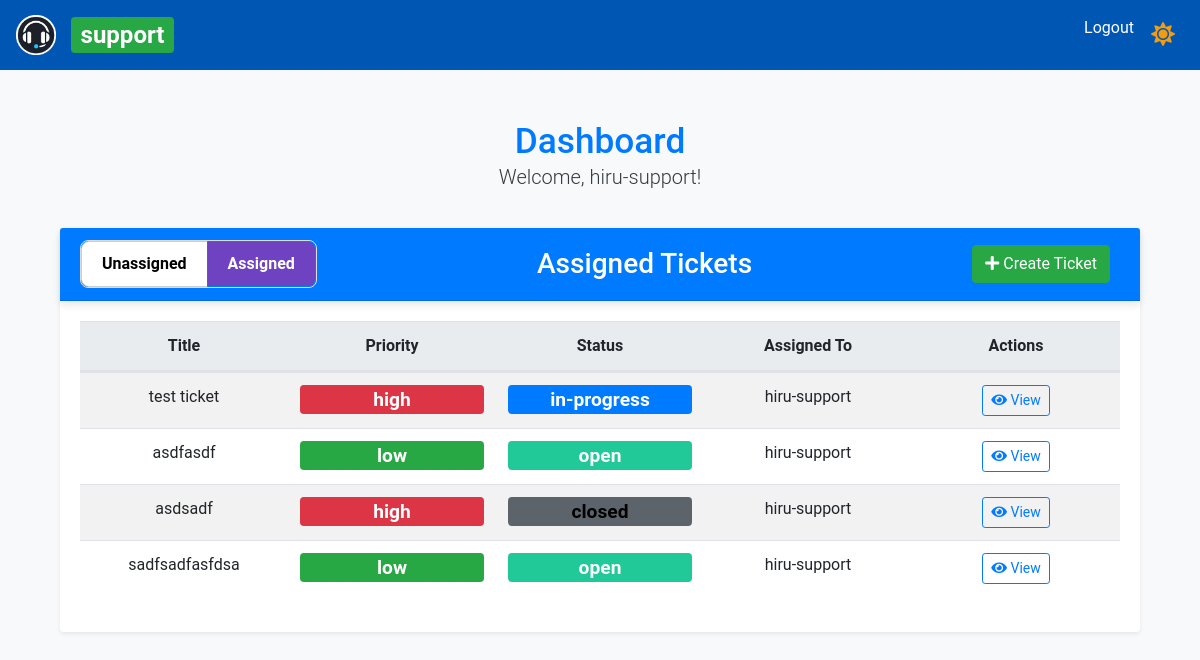
The page /assigned_tickets (signed in) on the database as committed earlier.
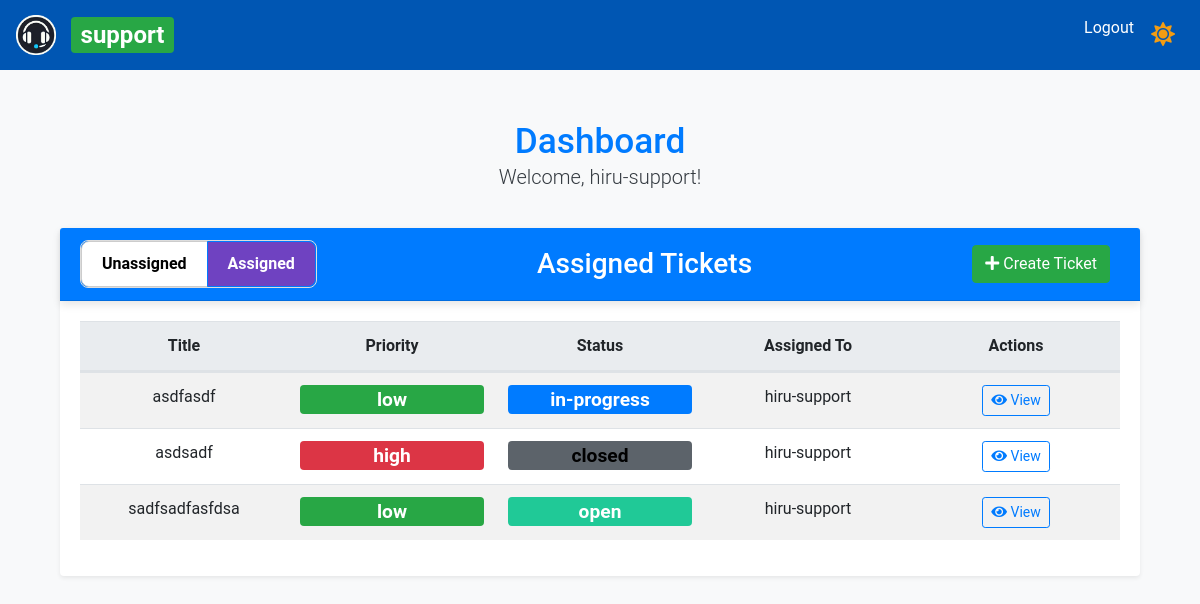
The same page on the database as committed later.
### app/models.py (models this page shows)
class Ticket(db.Model):
    id = db.Column(db.Integer, primary_key=True)
    title = db.Column(db.String(150), nullable=False)
    description = db.Column(db.Text, nullable=False)
    status = db.Column(db.String(50), nullable=False)
    priority = db.Column(db.String(50), nullable=False)
    created_at = db.Column(db.DateTime, default=datetime.utcnow)
    updated_at = db.Column(
        db.DateTime, default=datetime.utcnow, onupdate=datetime.utcnow
    )
    assigned_to = db.Column(db.Integer, db.ForeignKey("user.id"))
    user_id = db.Column(db.Integer, db.ForeignKey("user.id"))

class User(UserMixin, db.Model):
    id = db.Column(db.Integer, primary_key=True)
    name = db.Column(db.String(150), nullable=False)
    email = db.Column(db.String(150), unique=True, nullable=False)
    password = db.Column(db.String(150), nullable=False)
    role = db.Column(db.String(50), nullable=False)
    created_tickets = db.relationship(
        "Ticket",
        foreign_keys="Ticket.user_id",
        backref="creator",
        overlaps="assigned_tickets",
    )
    assigned_tickets = db.relationship(
        "Ticket",
        foreign_keys="Ticket.assigned_to",
        backref="assignee",
        overlaps="created_tickets",
    )
    user_comments = db.relationship(
        "Comment", backref="commenter", overlaps="commenter,comments"
    )

### app/routes.py (the view)
@bp.route("/assigned_tickets", methods=["GET", "POST"])
@login_required
def assigned_tickets():
    if current_user.role != "support" and current_user.role != "admin":
        flash("Only support staff and admins can view this page.", "warning")
        return redirect(url_for("main.all_tickets"))
    assigned_tickets = Ticket.query.filter(Ticket.assigned_to.isnot(None)).all()
    print(f"Assigned tickets: {assigned_tickets}")
    support_staff = User.query.filter_by(role="support").all()
    return render_template(
        "assigned_tickets.html",
        assigned_tickets=assigned_tickets,
        support_staff=support_staff,
        view='assigned'  # Pass 'view' as 'assigned' to the template
    )

### app/__init__.py (called while the page is built)
def create_app():
    app = Flask(__name__, instance_relative_config=True)
    app.config.from_pyfile("config.py")
    db.init_app(app)
    login_manager.init_app(app)
    migrate.init_app(app, db)
    from .models import User
    @login_manager.user_loader
    def load_user(user_id):
        return User.query.get(int(user_id))
    from . import routes
    app.register_blueprint(routes.bp)
    return app

### app/templates/assigned_tickets.html (shortened to what this page needs)
{% extends "base.html" %} {% block content %}
<div class="container mt-5">
  <div class="row mb-2">
    <div class="col-12 text-center">
      <h2 class="text-primary mb-0">Dashboard</h2>
      <p class="lead">Welcome, {{ current_user.name }}!</p>
    </div>
  </div>
  <div class="card shadow-sm">
    <div
      class="card-header bg-primary text-white d-flex justify-content-between align-items-center"
    >
      <div
        class="btn-group toggle-group"
        role="group"
        aria-label="Ticket Status Toggle"
      >
        <a
          href="{{ url_for('main.unassigned_tickets') }}"
          class="btn btn-toggle {% if view == 'unassigned' %}active{% endif %}"
        >
          Unassigned
        </a>
        <a
          href="{{ url_for('main.assigned_tickets') }}"
          class="btn btn-toggle {% if view == 'assigned' %}active{% endif %}"
        >
          Assigned
        </a>
      </div>
      <h3 class="flex-grow-1 text-center mb-0">Assigned Tickets</h3>
      <div>
        <a class="btn btn-success" href="{{ url_for('main.create_ticket') }}">
          <i class="fas fa-plus"></i> Create Ticket
        </a>
      </div>
    </div>
    <div class="card-body">
      <table class="table table-striped table-hover">
        <thead>
          <tr class="d-flex justify-content-between">
            <th class="col text-center">Title</th>
            <th class="col text-center">Priority</th>
            <th class="col text-center">Status</th>
            <th class="col text-center">Assigned To</th>
            <th class="col text-center">Actions</th>
          </tr>
        </thead>
        <tbody>
          {% for ticket in assigned_tickets %}
          <tr class="d-flex justify-content-between">
            <td class="col text-center">{{ ticket.title }}</td>
            <td class="col text-center">
              <span class="badge badge-priority-{{ ticket.priority }}">
                {{ ticket.priority }}
              </span>
            </td>
            <td class="col text-center">
              <span class="badge badge-status-{{ ticket.status|lower }}">
                {{ ticket.status }}
              </span>
            </td>
            <td class="col text-center">
              {{ ticket.assignee.name if ticket.assignee else 'Unassigned' }}
            </td>
            <td class="col text-center">
              <a
                href="{{ url_for('main.ticket_details', ticket_id=ticket.id) }}"
                class="btn btn-outline-primary btn-sm"
              >
                <i class="fas fa-eye"></i> View
              </a>
            </td>
          </tr>
          {% endfor %}
        </tbody>
      </table>
    </div>
  </div>
</div>
{% endblock %}

Rows that differ between the two databases and show on the page:
removed Ticket: title "test ticket", priority "high", status "in-progress", assignee "hiru-support"
changed Ticket "asdfasdf": status "open" → "in-progress"
